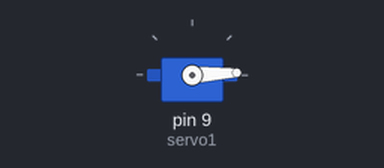
Recording of a sketch running on a simulated Arduino Uno, built with avr-gcc and run on an emulated ATmega328P. On the bench: servo.

Above: at 0.05 s.
At 0.9 s:
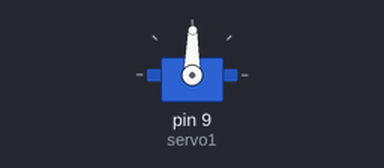
At 1.75 s:
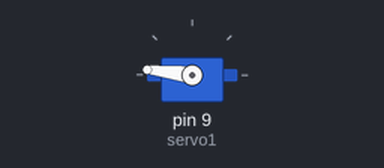
At 3.45 s:
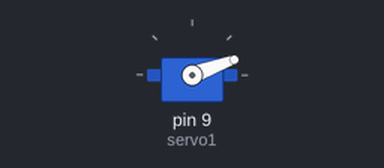
Timing chart, 0 to 8.4 s (numbered marks = the images above):
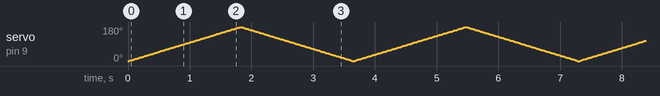

The sketch:

16_servo_simple.ino
```cpp
#include <Servo.h>

Servo servo1;
int ang = 0;
const int tiempo = 10;
const int inc = 1;

void setup()
{
  servo1.attach(9);
}

void loop()
{
  for (ang = 0; ang <= 180; ang+=inc)
  {
    servo1.write(ang);
    delay(tiempo);
  }
  for (ang = 180; ang >= 0; ang-=inc)
  {
    servo1.write(ang);
    delay(tiempo);
  }

}
```
